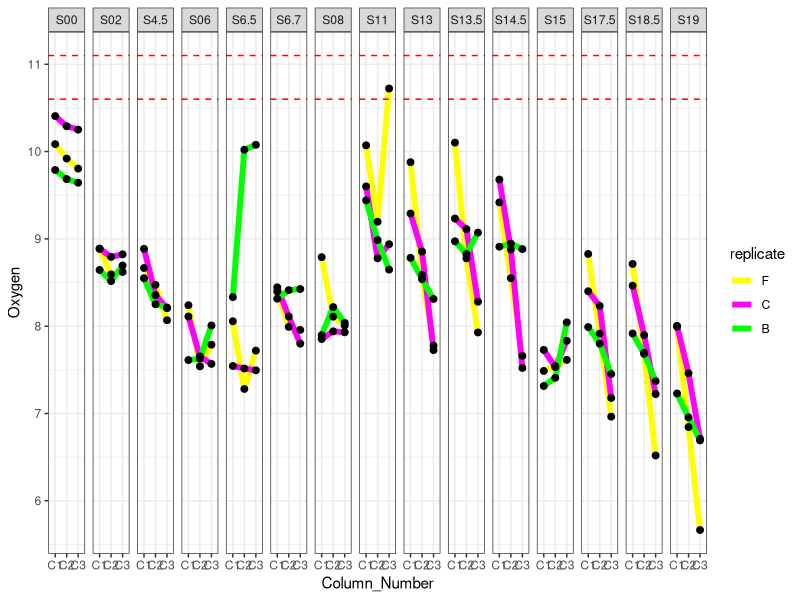
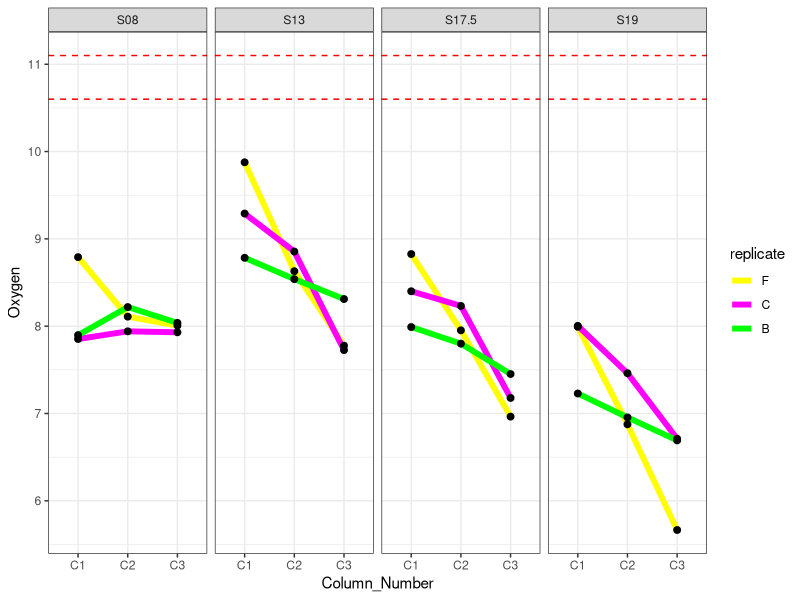

Generate these figures, in order, with R: (Note: this script raises an error after producing the figures.)
library(data.table)
library(ggplot2)

#Take in the data
O2_recalibrated <- fread("data/presense/SELIN_O2_recalibrated.txt", header=T, skip = 1)
data = setDT(O2_recalibrated[,c("Date", "Time", "Value", "Temp", "Pressure","Column_no","Sample_Name", "New_Calibration")])

#Set the classes, this is important for the dates as well as the factors (especially in plotting facets this would come handy)
data[,"Date"] = as.Date(data$Date , format= "%m/%d/%Y")
data[,"Time"]= as.ITime(data$Time)
data[, c("Sample_Name", "Column_no")]=lapply (data[, c("Sample_Name", "Column_no")], as.factor)
levels(data$Sample_Name) = list(S00="S00", S02="S02", S4.5="S4.5", S06="S06", S6.5="S6.5",  S6.7="S6.7", S08= "S08", 
                                   S11="S11", S13="S13", S13.5="S13.5", S14.5="S14.5", S15="S15", S17.5="S17.5", S18.5="S18.5", S19="S19")
data[, c("year", "month", "day") := tstrsplit(Date, "-")]

#Calculate the median or the mean
data_sum=data[,.(Oxygen=median(Value), Temp=median(Temp)), by=c("Column_no",  "day", "month", "Date", "Sample_Name")]
data_sum[, c("replicate", "Column_Number") := tstrsplit(Column_no, "_")]
data_sum$replicate= factor(data_sum$replicate, levels = c("F", "C", "B")) #To change th order of plotting so they are not on top of each other in a bad way

ggplot(data_sum)+
  geom_line(aes(x=Column_Number, y=Oxygen, group=replicate, col=replicate), lwd=2)+
  geom_point(aes(x=Column_Number, y=Oxygen, group=replicate), size=2)+
  geom_hline(yintercept = c(10.6, 11.1), color="red", linetype="dashed")+
  facet_grid(~Sample_Name)+
  theme_bw()+ scale_color_manual(values=c("yellow1", "magenta", "green1"))

# Sample plot with the new calculated F measurements from S11 until S19. 
#the calculation is done using the Presens software but can also be manually calculated provided that the calibration equation is known.
# In this case only the C2 values of the F replicate should show different results 
#(all the F replicate values are recalcualted but C1 and C3 should be quite similar to original values since these had the correct calibration when measuring)
# To exclude a holw set of sampling date use data_sum[!(Sample_Name == "S06"| Sample_Name=="S6.5"| Sample_Name == "S15.7")]

data_sum=data[,.(Oxygen=median(New_Calibration), Temp=median(Temp), Pressure=median(Pressure)), by=c("Column_no",  "day", "month", "Date", "Sample_Name")]
data_sum[, c("replicate", "Column_Number") := tstrsplit(Column_no, "_")]
data_sum$replicate= factor(data_sum$replicate, levels = c("F", "C", "B"))
data_subset=data_sum[Sample_Name%in%c("S08", "S13", "S17.5", "S19")]

ggplot(data_subset)+
  geom_line(aes(x=Column_Number, y=Oxygen, group=replicate, col=replicate), lwd=2)+
  geom_point(aes(x=Column_Number, y=Oxygen, group=replicate), size=2)+
  geom_hline(yintercept = c(10.6, 11.1), color="red", linetype="dashed")+
  facet_grid(~Sample_Name)+
  theme_bw()+ scale_color_manual(values=c("yellow1", "magenta", "green1"))

# The plots are very similar, so we keep the re-calculated measurements
# The S11 F_C3 is still an outlier since this was measured after opening the column. So we're excluding that
# Can also exclude others by putting in the list

write.csv2(file="oxygen_sample_data.csv",x=data_excluded[Sample_Name%in%c("S08",  "S11","S02","S14", "S19", "S13")])

# Reverse plots sample_date~col_no 
data_subset[, lapply(.SD, mean), .SDcols="Oxygen", by=c("Sample_Name", "Column_Number")]

data_subset$Sample_Name=factor(data_subset$Sample_Name,
                               levels=c("S08", "S13", "S17.5", "S19"),
                               labels=c("Day0", "Day3", "Day10", "Day17"))
ggplot(data_subset)+
 geom_boxplot(aes(x=Sample_Name, y=Oxygen, color=Sample_Name), lwd=1)+
  facet_grid(~Column_Number)+
  geom_hline(yintercept = c(10.6, 11.1), color="red", linetype="dashed")+
  theme_bw()+ scale_color_manual(values=c("#5EADD1", "#DB2A2A", "#FFBF1C", "#E0E334"))
